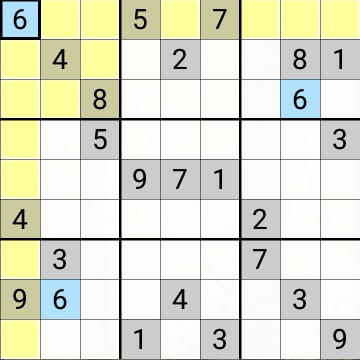
#> input picture image0.jpg, 360 x 360 px
$ python solver.py image0.jpg   (Python 2 division)
#> lines starting #> are read from the running program, lines starting #| are printed output that depends on the picture; after the words box and inside, x2 and y2 are one past the last pixel; in counts of white or black regions, pixels touching at a corner belong together
import pandas as pd
from random import randint
from sklearn.neighbors import KNeighborsClassifier
import numpy as np
import os
import random
import sys
import cv2

f1 = open('testingdata.txt','w')
outfile = open('sudoku_input.txt', 'w')

filename = sys.argv[-1]

img = cv2.imread(filename,0) 		#load in grascale
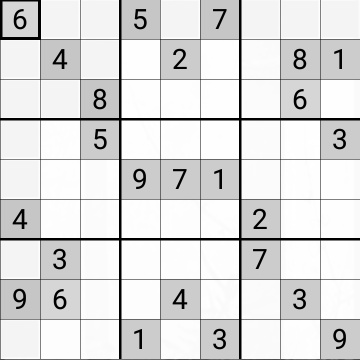
#> img: shape (360, 360); min 0, max 255, mean 220.7
img = cv2.GaussianBlur(img, (5, 5), 0)
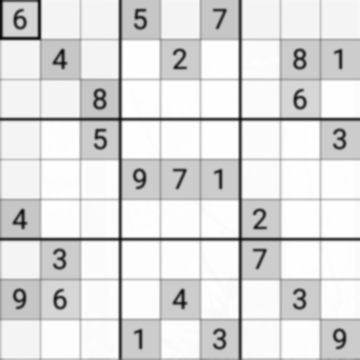
#> img: shape (360, 360); min 5, max 255, mean 220.9
crop = cv2.resize(img, (252, 252))
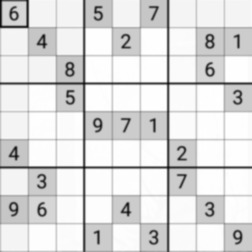
#> crop: shape (252, 252); min 8, max 255, mean 220.8

(thresh, finalimg) = cv2.threshold(crop, 128, 255, cv2.THRESH_BINARY | cv2.THRESH_OTSU) #convert it in binary image
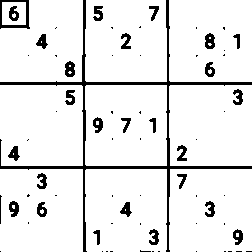
#> finalimg: shape (252, 252); 91.4% white; 71 black regions (43 under 20 px), largest, box (x1, y1, x2, y2) and area: (0, 0, 252, 252) 2767, (0, 0, 30, 29) 265, (65, 61, 75, 77) 123
#> thresh = 168
height, width = finalimg.shape[:2]
#> height = 252; width = 252


for i in range(0,height):
	for j in range(0,width):
		finalimg[i,j] = 255 - finalimg.item(i,j)

valid = np.zeros((28,28))

for row_number in range(0,9):
	for col_number in range(0,9):
		cellimg = np.zeros((28,28)) 	#to store the 28 * 28 image for debugging purpose
		#running the loop to take in the pixel values for each cells. 2 pixels padding is done to ignore the cell borders.
		count_pixel=0
		for i in range(2,26):
			for j in range(2,26):
				pixel_value = finalimg.item(row_number*28+i,col_number*28+j)
				if (pixel_value == 255):
					pixel_value = 1
					count_pixel = count_pixel+1
				cellimg[i,j] = pixel_value
		if (count_pixel != 0):
			valid[row_number,col_number]=1
		for i in range(0,28):
			for j in range(0,28):
				f1.write(str(int(cellimg.item(i,j)))+" ");
		f1.write('\n')
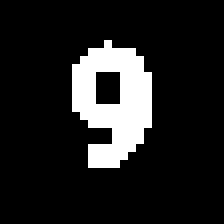
#> cellimg: shape (28, 28) float64 (shown 8 times larger); values 0 (black) and 1 (white), 13% white; 1 white region, box (x1, y1, x2, y2) and area: (9, 5, 19, 21) 102
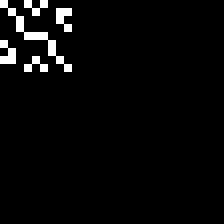
#> valid: shape (28, 28) float64 (shown 8 times larger); values 0 (black) and 1 (white), 3.2% white in thin lines or dots, all inside (x1, y1, x2, y2) = (0, 0, 9, 9)
f1.close()


with open("trainingdata.txt") as textFile:
#> (reads trainingdata.txt from the repository)
    features = [line.split() for line in textFile]
with open("traininglable.txt") as textFile:
#> (reads traininglable.txt from the repository)
    tagg = [line.split() for line in textFile]
tagi=np.array(tagg)
tag=np.ravel(tagi)
with open("testingdata.txt") as textFile:
    test = [line.split() for line in textFile]
clf = KNeighborsClassifier(n_neighbors=2,weights='distance')
#> (the run stopped early here; a loop or call above may not have finished)
